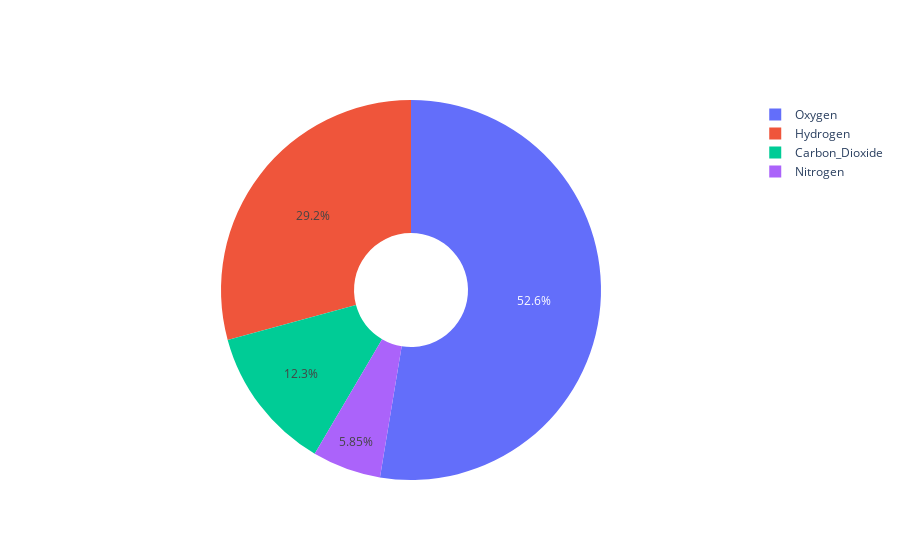

Write notebook code for a chart like this one.
### Markdown cell above
# 甜甜圈图-Donut chart

### Code cell
import plotly.graph_objects as go

labels = ['Oxygen','Hydrogen','Carbon_Dioxide','Nitrogen']
values = [4500, 2500, 1053, 500]

# Use `hole` to create a donut-like pie chart
fig = go.Figure(data=[go.Pie(labels=labels, values=values, hole=.3)]) #设置中间空心圆的比例:0--1之间
fig.show()

### Figure 1 — Plotly figure (JSON) as saved in the notebook; plotly's stock layout.template omitted (floating-point values rounded to 4 significant figures)
{"data": [{"hole": 0.3, "labels": ["Oxygen", "Hydrogen", "Carbon_Dioxide", "Nitrogen"], "type": "pie", "values": [4500, 2500, 1053, 500]}], "layout": {}}
